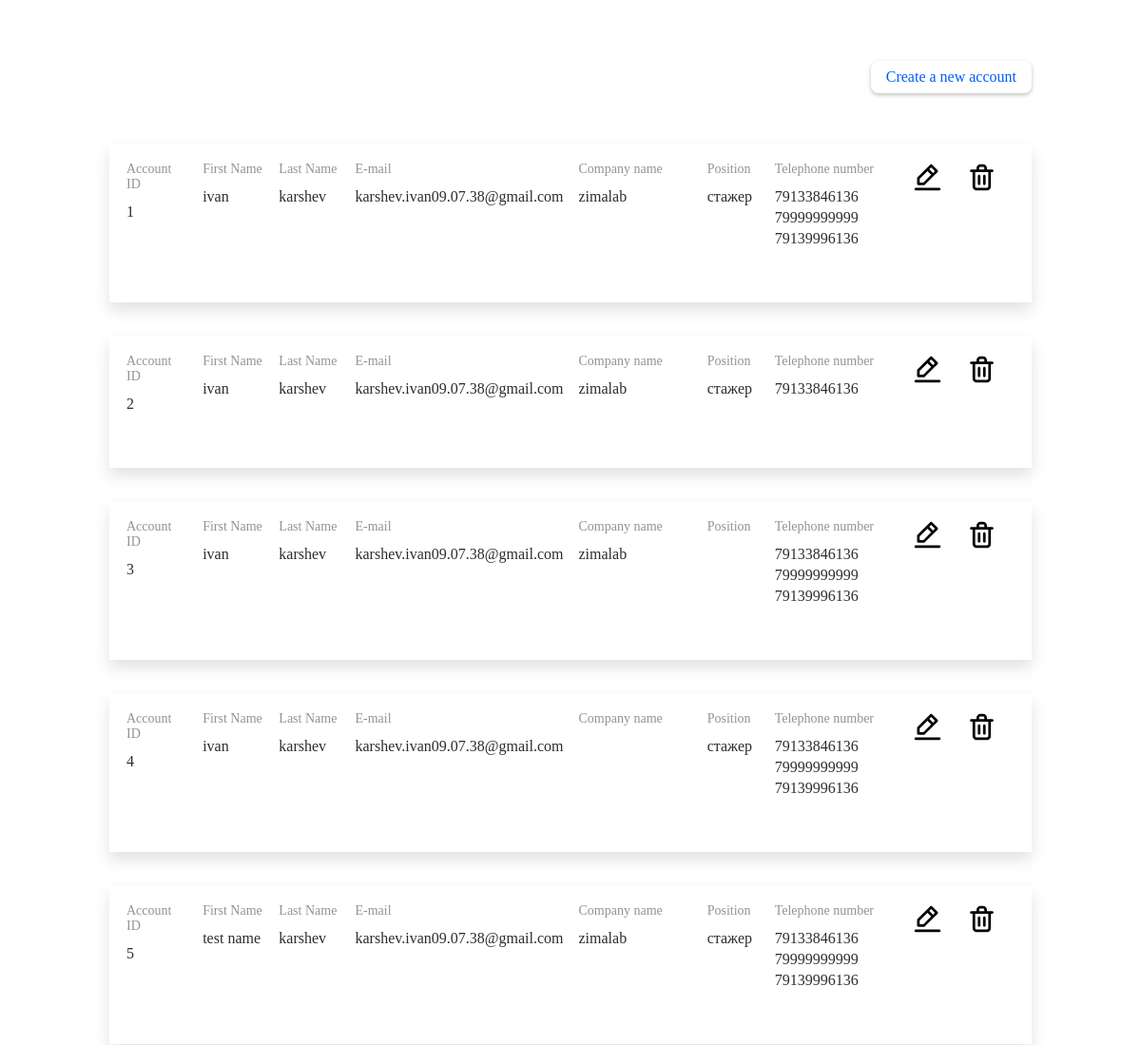
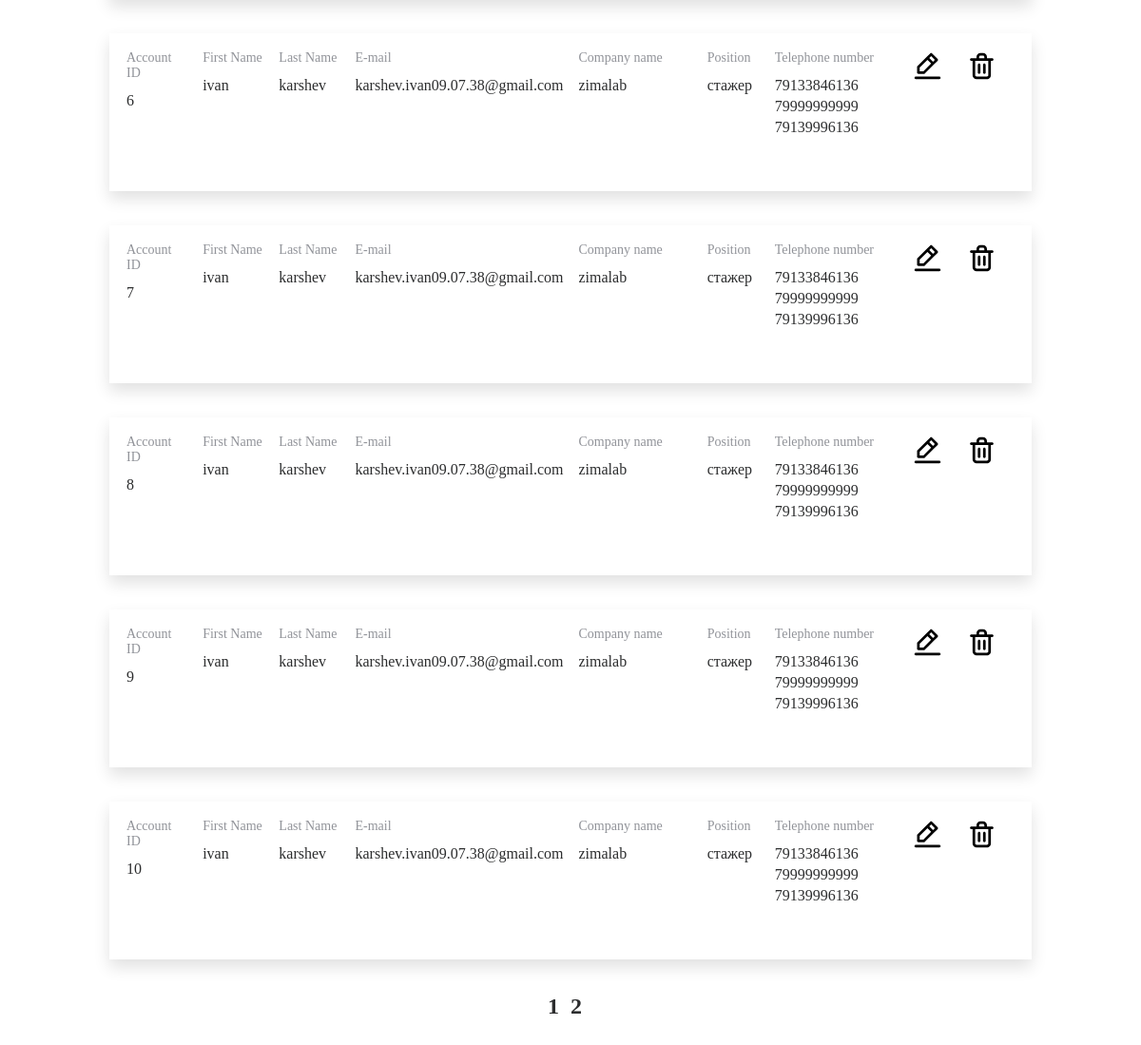
The page / on the database its author committed (2 pictures, top to bottom).
### tables this page shows
CREATE TABLE `accounts` (
  `id` int NOT NULL,
  `First_name` text NOT NULL,
  `Last_name` text NOT NULL,
  `E_mail` text NOT NULL,
  `Telephone_number1` text NOT NULL,
  `Telephone_number2` text NOT NULL,
  `Telephone_number3` text NOT NULL,
  `Position_cont` text NOT NULL,
  `Company_Name` text NOT NULL
);

### elements.php (the view)
<?php
$con = new mysqli("localhost", "root", "root", "test_bd") or die($mysqli -> connection_error);
if (isset($_GET['page'])){
    $page = $_GET['page'];
}else $page = 1;
$kol = 10;
$art = ($page * $kol) - $kol;
$res = $con -> query("SELECT COUNT(*) FROM accounts");
$row = mysqli_fetch_row($res);
$total = $row[0];
$str_pag = ceil($total / $kol);
if ( empty($errors) == true ){
    $sql = "SELECT * FROM accounts LIMIT $art, $kol";
    $result = $con -> query($sql);
    if ($result->num_rows > 0) {
        while($row = $result->fetch_assoc()):?>
            <div class="accaunt" data-account_id="<?php echo $row['id'];?>">
                <div id="Account_ID" class="info_block">
                    <h1>Account ID</h1>
                    <h2><?php echo $row['id'];?></h2>
                </div>
                <div id="First_Name" class="info_block">
                    <h1>First Name</h1>
                    <h2><?php echo $row['First_name']; ?></h2>
                </div>
                <div id="Last_Name" class="info_block">
                    <h1>Last Name</h1>
                    <h2><?php echo $row['Last_name']; ?></h2>
                </div>
                <div id="E_mail" class="info_block">
                    <h1>E-mail</h1>
                    <h2><?php echo $row['E_mail']; ?></h2>
                </div>
                <div id="Company_name" class="info_block">
                    <h1>Company name</h1>
                    <h2><?php echo $row['Company_Name']; ?></h2>
                </div>
                <div id="Position_block" class="info_block">
                    <h1>Position</h1>
                    <h2><?php echo $row['Position_cont']; ?></h2>
                </div>
                <div id="Telephone_number" class="info_block">
                    <h1>Telephone number</h1>
                    <h2 id="tel1" ><?php echo $row['Telephone_number1'];?></h2>
                    <h2 id="tel2" ><?php echo $row['Telephone_number2'];?></h2>
                    <h2 id="tel3" ><?php echo $row['Telephone_number3'];?></h2>
                </div>
                <div class="buttons_block">
                    <a class="edit" href=""><img src="./media/edit.svg" alt=""></a>
                    <a class="trash" href=""><img src="./media/trash.svg" alt=""></a>
                </div>
            </div>
        <?endwhile;?>
    <?php
    } else {
        echo mysqli_error($con);
    }
};
?>

### index.php (shortened to what this page needs)
<!DOCTYPE html>
<html lang="en">
<head>
    <link rel="stylesheet" href="index.css">
    <link rel="stylesheet" href="./fonts/fonts.css">
</head>
<body>
    <header>
        <div class="wrapper">
            <div class="container">
                <a id="create_new_acc" href="">Create a new account</a>
            </div>
        </div>
    </header>
    <div id="content" class="wrapper">
        <div class="container">
            <?php require('elements.php'); ?>
        </div>
    </div>
    <div class="wrapper">
        <div class="page_number_cont">
            <?
            for ($i = 1; $i <= $str_pag; $i++){
                echo "<a href=index.php?page=".$i.">".$i."</a>";
            };
            ?>
        </div>
    </div>
</body>
</html>

### index.css (style rules this page uses)
* { margin: 0; padding: 0; }
.wrapper { width: 100%; display: -webkit-box; display: -ms-flexbox; display: flex; -webkit-box-pack: center; -ms-flex-pack: center; justify-content: center; }
.container { width: 1400px; }
.popups .container .form_title, .popups .container form #input_cont .form_cont h1, .popups .container form #input_cont .form_cont input, .popups .container form #button_cont button, header .wrapper .container a, #content .accaunt .info_block h1, #content .accaunt .info_block h2, .page_number_cont a { font-family: OpenSans; font-style: normal; font-weight: 400; }
header { margin-top: 64px; margin-bottom: 54px; }
header .wrapper .container { display: -webkit-box; display: -ms-flexbox; display: flex; -webkit-box-pack: end; -ms-flex-pack: end; justify-content: flex-end; }
header .wrapper .container a { font-size: 16px; text-decoration: none; padding: 8px 16px; border-radius: 8px; color: #005ff9; -webkit-box-shadow: 0px 2px 4px rgba(0, 0, 0, 0.24); box-shadow: 0px 2px 4px rgba(0, 0, 0, 0.24); }
#content .accaunt { width: 100%; padding: 18px 36px 54px 18px; -webkit-box-shadow: 0px 8px 16px rgba(0, 0, 0, 0.12); box-shadow: 0px 8px 16px rgba(0, 0, 0, 0.12); margin-bottom: 36px; -webkit-box-sizing: border-box; box-sizing: border-box; display: -ms-grid; display: grid; -ms-grid-rows: 1fr; grid-template-rows: 1fr; -ms-grid-columns: .5fr .5fr .5fr .7fr .7fr .3fr .7fr .5fr; grid-template-columns: .5fr .5fr .5fr .7fr .7fr .3fr .7fr .5fr; grid-template-areas: "Account_ID First_Name Last_Name E_mail Company_name Position_block Telephone_number buttons_block"; grid-column-gap: 16px; }
#content .accaunt #Account_ID { -ms-grid-row: 1; -ms-grid-column: 1; grid-area: Account_ID; }
#content .accaunt #First_Name { -ms-grid-row: 1; -ms-grid-column: 2; grid-area: First_Name; }
#content .accaunt #Last_Name { -ms-grid-row: 1; -ms-grid-column: 3; grid-area: Last_Name; }
#content .accaunt #E_mail { -ms-grid-row: 1; -ms-grid-column: 4; grid-area: E_mail; }
#content .accaunt #Company_name { -ms-grid-row: 1; -ms-grid-column: 5; grid-area: Company_name; }
#content .accaunt #Telephone_number { -ms-grid-row: 1; -ms-grid-column: 7; grid-area: Telephone_number; }
#content .accaunt .info_block { display: -webkit-box; display: -ms-flexbox; display: flex; -webkit-box-orient: vertical; -webkit-box-direction: normal; -ms-flex-direction: column; flex-direction: column; -webkit-box-pack: start; -ms-flex-pack: start; justify-content: start; }
#content .accaunt .info_block h1 { color: #919399; font-size: 14px; margin-bottom: 12px; }
#content .accaunt .info_block h2 { color: #2C2D2E; font-size: 16px; margin-bottom: 4px; }
#content .accaunt .buttons_block { display: -webkit-box; display: -ms-flexbox; display: flex; -webkit-box-orient: horizontal; -webkit-box-direction: normal; -ms-flex-direction: row; flex-direction: row; -webkit-box-pack: end; -ms-flex-pack: end; justify-content: flex-end; -ms-grid-row: 1; -ms-grid-column: 8; grid-area: buttons_block; }
#content .accaunt .buttons_block a { width: 33px; height: 33px; text-decoration: none; }
#content .accaunt .buttons_block a img { width: 100%; height: 100%; -o-object-fit: cover; object-fit: cover; }
#content .accaunt .buttons_block a.edit { margin-right: 24px; }
.page_number_cont { margin-bottom: 60px; }
.page_number_cont a { text-decoration: none; font-weight: 700; color: #2C2D2E; font-size: 24px; margin-right: 12px; }
@media (max-width: 1440px) { .container { max-width: 970px; } }
@media (max-width: 1440px) { #content .accaunt { -ms-grid-columns: .35fr .35fr .35fr .55fr .65fr .3fr .7fr .3fr; grid-template-columns: .35fr .35fr .35fr .55fr .65fr .3fr .7fr .3fr; } }

### rows shown on the page
accounts: id "1", First_name "ivan", Last_name "karshev", E_mail "karshev.ivan09.07.38@gmail.com", Company_Name "zimalab", Position_cont "стажер", Telephone_number1 "79133846136", Telephone_number2 "79999999999", Telephone_number3 "79139996136"
accounts: id "2", First_name "ivan", Last_name "karshev", E_mail "karshev.ivan09.07.38@gmail.com", Company_Name "zimalab", Position_cont "стажер", Telephone_number1 "79133846136"
accounts: id "3", First_name "ivan", Last_name "karshev", E_mail "karshev.ivan09.07.38@gmail.com", Company_Name "zimalab", Telephone_number1 "79133846136", Telephone_number2 "79999999999", Telephone_number3 "79139996136"
accounts: id "4", First_name "ivan", Last_name "karshev", E_mail "karshev.ivan09.07.38@gmail.com", Position_cont "стажер", Telephone_number1 "79133846136", Telephone_number2 "79999999999", Telephone_number3 "79139996136"
accounts: id "5", First_name "test name", Last_name "karshev", E_mail "karshev.ivan09.07.38@gmail.com", Company_Name "zimalab", Position_cont "стажер", Telephone_number1 "79133846136", Telephone_number2 "79999999999", Telephone_number3 "79139996136"
accounts: id "6", First_name "ivan", Last_name "karshev", E_mail "karshev.ivan09.07.38@gmail.com", Company_Name "zimalab", Position_cont "стажер", Telephone_number1 "79133846136", Telephone_number2 "79999999999", Telephone_number3 "79139996136"
accounts: id "7", First_name "ivan", Last_name "karshev", E_mail "karshev.ivan09.07.38@gmail.com", Company_Name "zimalab", Position_cont "стажер", Telephone_number1 "79133846136", Telephone_number2 "79999999999", Telephone_number3 "79139996136"
accounts: id "8", First_name "ivan", Last_name "karshev", E_mail "karshev.ivan09.07.38@gmail.com", Company_Name "zimalab", Position_cont "стажер", Telephone_number1 "79133846136", Telephone_number2 "79999999999", Telephone_number3 "79139996136"
accounts: id "9", First_name "ivan", Last_name "karshev", E_mail "karshev.ivan09.07.38@gmail.com", Company_Name "zimalab", Position_cont "стажер", Telephone_number1 "79133846136", Telephone_number2 "79999999999", Telephone_number3 "79139996136"
accounts: id "10", First_name "ivan", Last_name "karshev", E_mail "karshev.ivan09.07.38@gmail.com", Company_Name "zimalab", Position_cont "стажер", Telephone_number1 "79133846136", Telephone_number2 "79999999999", Telephone_number3 "79139996136"
